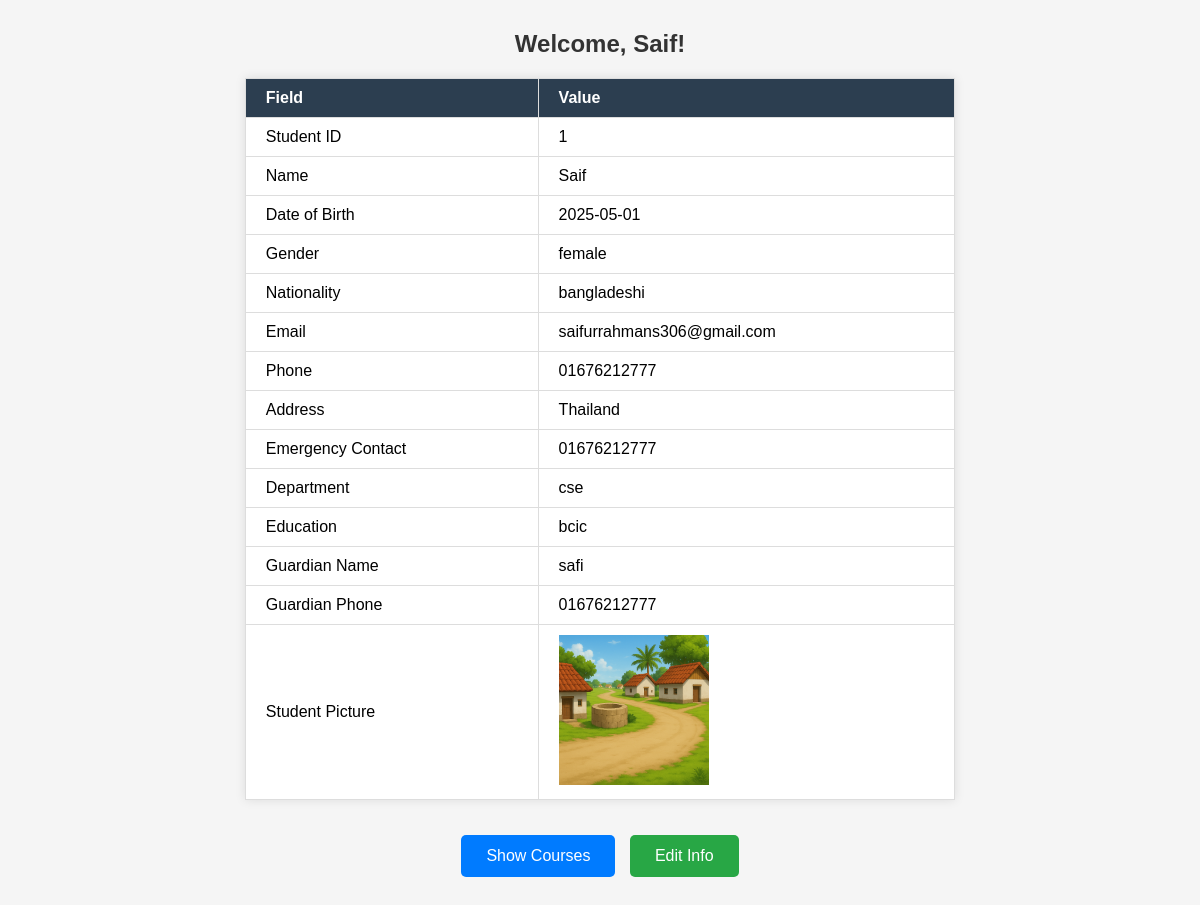
The page /view/dashboard.php (signed in) on the database its author committed.
### tables this page shows
CREATE TABLE `student` (
  `student_id` varchar(20) NOT NULL,
  `password` varchar(100) DEFAULT NULL,
  `name` varchar(100) DEFAULT NULL,
  `dob` date DEFAULT NULL,
  `gender` varchar(10) DEFAULT NULL,
  `nationality` varchar(50) DEFAULT NULL,
  `email` varchar(100) DEFAULT NULL,
  `phone` varchar(20) DEFAULT NULL,
  `address` text DEFAULT NULL,
  `emergency_contact` varchar(100) DEFAULT NULL,
  `department` varchar(50) DEFAULT NULL,
  `education` varchar(100) DEFAULT NULL,
  `guardian_name` varchar(100) DEFAULT NULL,
  `guardian_phone` varchar(20) DEFAULT NULL,
  `student_picture` varchar(255) DEFAULT NULL
);

### Model/studentdb.php (called while the page is built, shortened)
<?php
function getStudentByIdAndPassword($conn, $student_id, $password)
{
    $result = mysqli_query($conn, "SELECT * FROM student WHERE student_id = '$student_id' AND password = '$password'");
    return mysqli_fetch_assoc($result);
}
?>

### view/dashboard.php (the view, shortened to what this page needs)
<?php
include('../model/studentdb.php');
global $conn;
$student_id = $_SESSION['student_id'];
$password = $_SESSION['password'];
$student = getStudentByIdAndPassword($conn, $student_id, $password);
?>
<!DOCTYPE html>
<html>
<head>
    <link rel="stylesheet" type="text/css" href="../css/dashboard.css">
</head>
<body>
    <h2>Welcome, <?php echo htmlspecialchars($student['name']); ?>!</h2>
    <table>
        <tr><th>Field</th><th>Value</th></tr>
        <tr><td>Student ID</td><td><?php echo htmlspecialchars($student['student_id']); ?></td></tr>
        <tr><td>Name</td><td><?php echo htmlspecialchars($student['name']); ?></td></tr>
        <tr><td>Date of Birth</td><td><?php echo htmlspecialchars($student['dob']); ?></td></tr>
        <tr><td>Gender</td><td><?php echo htmlspecialchars($student['gender']); ?></td></tr>
        <tr><td>Nationality</td><td><?php echo htmlspecialchars($student['nationality']); ?></td></tr>
        <tr><td>Email</td><td><?php echo htmlspecialchars($student['email']); ?></td></tr>
        <tr><td>Phone</td><td><?php echo htmlspecialchars($student['phone']); ?></td></tr>
        <tr><td>Address</td><td><?php echo htmlspecialchars($student['address']); ?></td></tr>
        <tr><td>Emergency Contact</td><td><?php echo htmlspecialchars($student['emergency_contact']); ?></td></tr>
        <tr><td>Department</td><td><?php echo htmlspecialchars($student['department']); ?></td></tr>
        <tr><td>Education</td><td><?php echo htmlspecialchars($student['education']); ?></td></tr>
        <tr><td>Guardian Name</td><td><?php echo htmlspecialchars($student['guardian_name']); ?></td></tr>
        <tr><td>Guardian Phone</td><td><?php echo htmlspecialchars($student['guardian_phone']); ?></td></tr>
        <tr>
            <td>Student Picture</td>
            <td>
                <?php if (!empty($student['student_picture'])): ?>
                    <img src="../uploads/<?php echo htmlspecialchars($student['student_picture']); ?>" alt="Student Picture" width="150">
                <?php else: ?>
                    No picture uploaded.
                <?php endif; ?>
            </td>
        </tr>
    </table>
    <div class="btn-container">
        <a href="courses.php" class="btn">Show Courses</a>
        <a href="studentprofile.php" class="btn edit-btn">Edit Info</a>
    </div>
</body>
</html>

### css/dashboard.css (style rules this page uses)
body { font-family: Arial, sans-serif; background-color: #f5f5f5; }
h2 { text-align: center; color: #333; margin-top: 30px; }
table { border-collapse: collapse; width: 60%; margin: 20px auto; background-color: white; box-shadow: 0 0 10px rgba(0, 0, 0, 0.1); }
th, td { padding: 10px 20px; border: 1px solid #ddd; text-align: left; }
th { background-color: #2c3e50; color: white; }
img { max-width: 150px; height: auto; }
.btn-container { text-align: center; margin: 30px 0; }
.btn { background-color: #007BFF; border: none; color: white; padding: 12px 25px; font-size: 16px; text-decoration: none; border-radius: 5px; transition: background-color 0.3s ease; display: inline-block; margin: 5px; }
.edit-btn { background-color: #28a745; }

### rows shown on the page
student: name "Saif", student_id "1", dob "2025-05-01", gender "female", nationality "bangladeshi", email "saifurrahmans306@gmail.com", phone "01676212777", address "Thailand", emergency_contact "01676212777", department "cse", education "bcic", guardian_name "safi", guardian_phone "01676212777", student_picture (picture)
